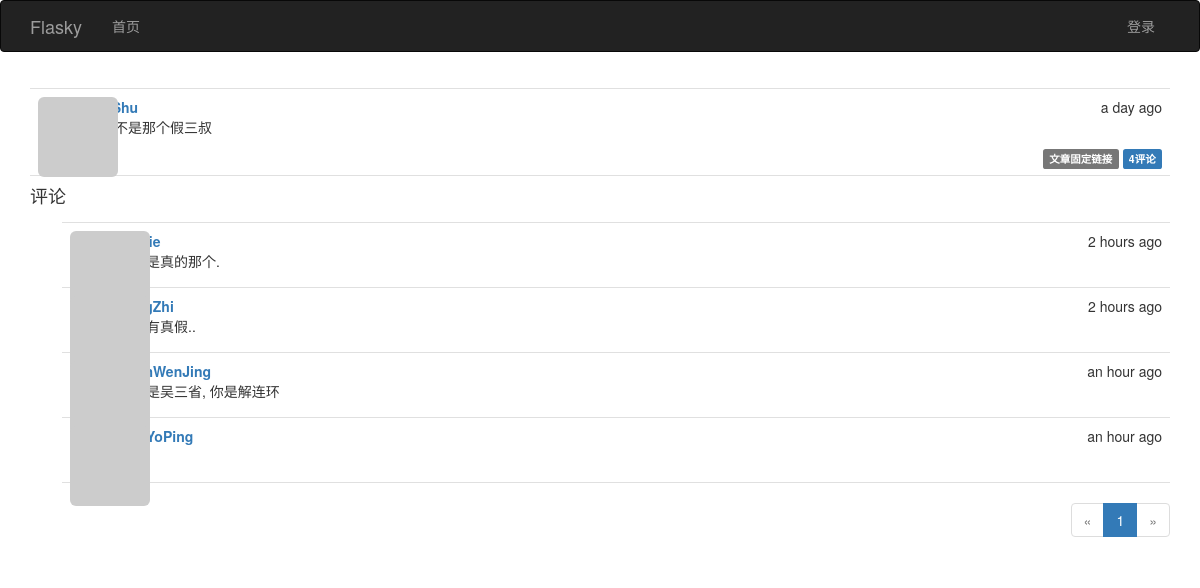
The page /post/2 on the database as committed earlier.
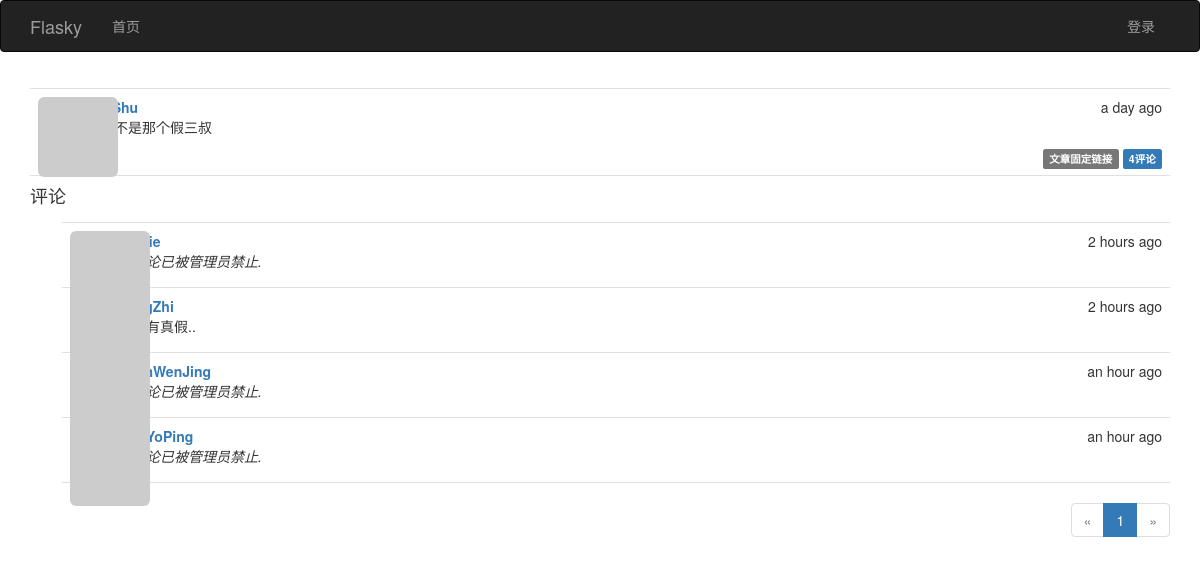
The same page on the database as committed later.
### app/models.py (models this page shows, shortened)
class Comment(db.Model):
              __tablename__ = 'comments'
              id = db.Column(db.Integer, primary_key=True)
              body = db.Column(db.Text)
              body_html = db.Column(db.Text)
              timestamp = db.Column(db.DateTime, index=True, default=datetime.utcnow)
              disabled = db.Column(db.Boolean)
              author_id = db.Column(db.Integer, db.ForeignKey('users.id'))
              post_id = db.Column(db.Integer, db.ForeignKey('posts.id'))

class User(UserMixin, db.Model):
              __tablename__ = 'users'                                       #表名 users
              id = db.Column(db.Integer, primary_key=True)                  #列名 id
              email = db.Column(db.String(64), unique=True, index=True)     #列名 email （用户使用电子邮件进行登录）
              username = db.Column(db.String(64), unique=True, index=True)  #列名 username
              role_id = db.Column(db.Integer, db.ForeignKey('roles.id'))
              password_hash = db.Column(db.String(128))                     #列名: 密码哈希散列
              confirmed = db.Column(db.Boolean, default=False)              #列名: 注册用户确认 (1表示已验证, 0表示没有验证)
              name = db.Column(db.String(64))                               #列名: 真实姓名
              location = db.Column(db.String(64))                           #列名: 所在地
              about_me = db.Column(db.Text())                               #列名: 自我介绍
              member_since = db.Column(db.DateTime(), default=datetime.utcnow)  #列名: 注册日期
              last_seen = db.Column(db.DateTime(), default=datetime.utcnow)     #列名: 最后访问日期
              avatar_hash = db.Column(db.String(32))  #Gravatar头像生成的MD5值
              posts = db.relationship('Post', backref='author', lazy='dynamic') #外链到posts文章表
              followed = db.relationship('Follow',
                                         foreign_keys=[Follow.follower_id],             #foreign_keys参数指定外键,防止外键间的歧义
                                         backref=db.backref('follower', lazy='joined'), #lazy='joined'  加载记录,但使用联结
                                         lazy='dynamic',                                #lazy='dynamic' 不加载记录，但提供加载记录的查询
                                         cascade='all, delete-orphan')                  #启用所有默认层叠选项,而且删除孤儿记录
              followers = db.relationship('Follow',
                                          foreign_keys=[Follow.followed_id],
                                          backref=db.backref('followed', lazy='joined'),
                                          lazy='dynamic',
                                          cascade='all, delete-orphan')
              comments = db.relationship('Comment', backref='author', lazy='dynamic')
              @property  #@property作用是将方法函数变成了属性
              def password(self):
                            '''  password的只读属性(如果试图读取password属性的值,则会返回错误)  '''
                            raise AttributeError('password is not a readable attribute')
              def gravatar(self, size=100, default='identicon', rating='g'):
                            if request.is_secure:
                                          url = 'https://secure.gravatar.com/avatar'
                            else:
                                          url = 'http://www.gravatar.com/avatar'
                            hash = self.avatar_hash or hashlib.md5(self.email.encode('utf-8')).hexdigest()
                            return '{url}/{hash}?s={size}&d={default}&r={rating}'.format(url=url, hash=hash, size=size, default=default, rating=rating)
              ''' 使用: python manage.py shell
                       User.generate_fake(100)
              '''

### app/main/views.py (the view)
@main.route('/post/<int:id>', methods=['GET', 'POST'])
def post(id):
    post = Post.query.get_or_404(id)
    form = CommentForm()
    if form.validate_on_submit():
        comment = Comment(body=form.body.data, post=post, author=current_user._get_current_object())
        db.session.add(comment)
        flash(u'评论已发布.')
        return redirect(url_for('.post', id=post.id, page=-1))
    page = request.args.get('page', 1, type=int)
    if page == -1:
        page = (post.comments.count() -1) / current_app.config['FLASKY_COMMENTS_PER_PAGE'] + 1
    pagination = post.comments.order_by(Comment.timestamp.asc()).paginate(page, per_page=current_app.config['FLASKY_COMMENTS_PER_PAGE'], error_out=False)
    comments = pagination.items
    return render_template('post.html', posts=[post], form=form, comments=comments, pagination=pagination)

### app/auth/views.py (called while the page is built)
@auth.before_app_request
def before_request():
              ''' 2.更新已登录用户的访问时间 '''
              if current_user.is_authenticated():
                            current_user.ping()   #更新已登录用户的访问时间
                            if not current_user.confirmed \
                               and request.endpoint[:5] != 'auth.' \
                               and request.endpoint != 'static':
                                          return redirect(url_for('auth.unconfirmed'))

### app/main/__init__.py (called while the page is built)
@main.app_context_processor
def inject_permissions():
              return dict(Permission=Permission)

### app/models.py (called while the page is built)
              def can(self, permissions):
                            return False

              def is_administrator(self):
                            return False

### app/templates/post.html (shortened to what this page needs)
{% extends "base.html" %}
{% import "bootstrap/wtf.html" as wtf %}
{% import "_macros.html" as macros %}
{% block page_content %}
{% include '_posts.html' %}
<h4 id="comments">评论</h4>
{% include '_comments.html' %}
{% if pagination %}
<div class="pagination">
 {{ macros.pagination_widget(pagination, '.post', fragment="#comments", id=posts[0].id) }}
</div>
{% endif %}
{% endblock %}

### app/templates/_comments.html (shortened to what this page needs)
<ul class="comments">
{% for comment in  comments %}
<li class="comment">
<div class="comment-thmbnail">
 <a href="{{ url_for('.user', username=comment.author.username) }}">
  <img class="img-rounded profile-thumbnail" src="{{ comment.author.gravatar(size=40) }}">
 </a>
</div>
<div class="comment-content">
 <div class="comment-date">{{ moment(comment.timestamp).fromNow() }}</div>
 <div class="comment-author">
  <a href="{{ url_for('.user', username=comment.author.username) }}">{{ comment.author.username}}</a>
</div>
<div class="comment-body">
{% if comment.disabled %}
<p><i>该评论已被管理员禁止.</i></p>
{% endif %}
{% if moderate or not comment.disabled %}
  {% if comment.body_html %}
        {{ comment.body_html | safe }}
  {% else %}
       {{ comment.body }}
  {% endif %}
{% endif %}
</div>
</div>
</li>
{% endfor%}
</ul>

Rows that differ between the two databases and show on the page:
changed Comment (number 1 of 4 on the later page): body_html "这次是真的那个." → (not shown); now shows "该评论已被管理员禁止."
changed Comment "ChenWenJing": body_html "你不是吴三省, 你是解连环" → (not shown); now shows "该评论已被管理员禁止."
changed Comment "MenYoPing": now shows "该评论已被管理员禁止."
